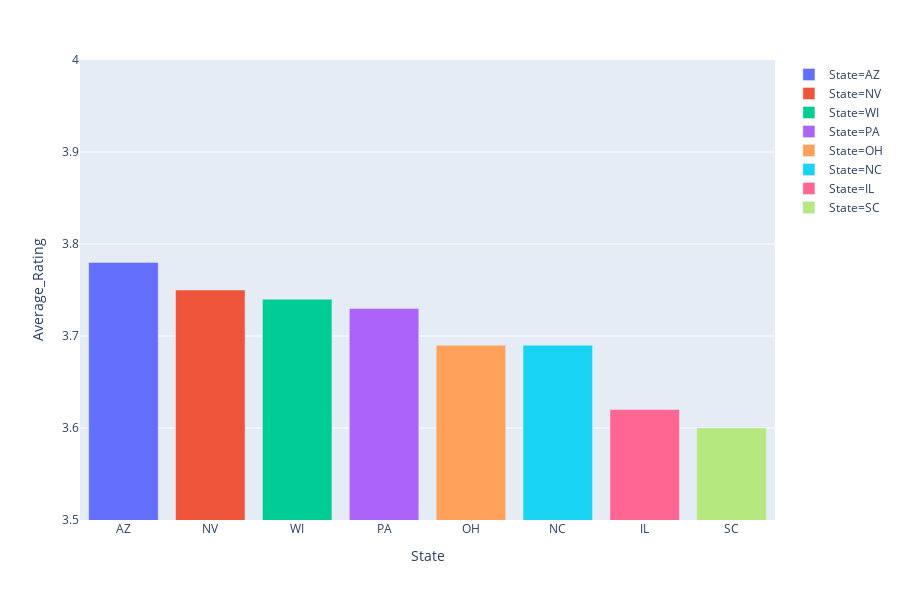

Write notebook code for a chart like this one.
### Code cell
# data_canada = px.data.gapminder().query("country == 'Canada'")
fig = px.bar(plot_df, x='State', y='Average_Rating', range_y=[3.5, 4], color='State')
fig.show()

### Figure 1 — Plotly figure (JSON) as saved in the notebook; plotly's stock layout.template omitted (floating-point values rounded to 4 significant figures)
{"data": [{"alignmentgroup": "True", "hoverlabel": {"namelength": 0}, "hovertemplate": "State=%{x}<br>Average_Rating=%{y}", "legendgroup": "State=AZ", "marker": {"color": "#636efa"}, "name": "State=AZ", "offsetgroup": "State=AZ", "orientation": "v", "showlegend": true, "textposition": "auto", "type": "bar", "x": ["AZ"], "xaxis": "x", "y": [3.78], "yaxis": "y"}, {"alignmentgroup": "True", "hoverlabel": {"namelength": 0}, "hovertemplate": "State=%{x}<br>Average_Rating=%{y}", "legendgroup": "State=NV", "marker": {"color": "#EF553B"}, "name": "State=NV", "offsetgroup": "State=NV", "orientation": "v", "showlegend": true, "textposition": "auto", "type": "bar", "x": ["NV"], "xaxis": "x", "y": [3.75], "yaxis": "y"}, {"alignmentgroup": "True", "hoverlabel": {"namelength": 0}, "hovertemplate": "State=%{x}<br>Average_Rating=%{y}", "legendgroup": "State=WI", "marker": {"color": "#00cc96"}, "name": "State=WI", "offsetgroup": "State=WI", "orientation": "v", "showlegend": true, "textposition": "auto", "type": "bar", "x": ["WI"], "xaxis": "x", "y": [3.74], "yaxis": "y"}, {"alignmentgroup": "True", "hoverlabel": {"namelength": 0}, "hovertemplate": "State=%{x}<br>Average_Rating=%{y}", "legendgroup": "State=PA", "marker": {"color": "#ab63fa"}, "name": "State=PA", "offsetgroup": "State=PA", "orientation": "v", "showlegend": true, "textposition": "auto", "type": "bar", "x": ["PA"], "xaxis": "x", "y": [3.73], "yaxis": "y"}, {"alignmentgroup": "True", "hoverlabel": {"namelength": 0}, "hovertemplate": "State=%{x}<br>Average_Rating=%{y}", "legendgroup": "State=OH", "marker": {"color": "#FFA15A"}, "name": "State=OH", "offsetgroup": "State=OH", "orientation": "v", "showlegend": true, "textposition": "auto", "type": "bar", "x": ["OH"], "xaxis": "x", "y": [3.69], "yaxis": "y"}, {"alignmentgroup": "True", "hoverlabel": {"namelength": 0}, "hovertemplate": "State=%{x}<br>Average_Rating=%{y}", "legendgroup": "State=NC", "marker": {"color": "#19d3f3"}, "name": "State=NC", "offsetgroup": "State=NC", "orientation": "v", "showlegend": true, "textposition": "auto", "type": "bar", "x": ["NC"], "xaxis": "x", "y": [3.69], "yaxis": "y"}, {"alignmentgroup": "True", "hoverlabel": {"namelength": 0}, "hovertemplate": "State=%{x}<br>Average_Rating=%{y}", "legendgroup": "State=IL", "marker": {"color": "#FF6692"}, "name": "State=IL", "offsetgroup": "State=IL", "orientation": "v", "showlegend": true, "textposition": "auto", "type": "bar", "x": ["IL"], "xaxis": "x", "y": [3.62], "yaxis": "y"}, {"alignmentgroup": "True", "hoverlabel": {"namelength": 0}, "hovertemplate": "State=%{x}<br>Average_Rating=%{y}", "legendgroup": "State=SC", "marker": {"color": "#B6E880"}, "name": "State=SC", "offsetgroup": "State=SC", "orientation": "v", "showlegend": true, "textposition": "auto", "type": "bar", "x": ["SC"], "xaxis": "x", "y": [3.6], "yaxis": "y"}], "layout": {"barmode": "relative", "height": 600, "legend": {"tracegroupgap": 0}, "margin": {"t": 60}, "xaxis": {"anchor": "y", "categoryarray": ["AZ", "NV", "WI", "PA", "OH", "NC", "IL", "SC"], "categoryorder": "array", "domain": [0, 1], "title": {"text": "State"}}, "yaxis": {"anchor": "x", "domain": [0, 1], "range": [3.5, 4], "title": {"text": "Average_Rating"}}}}
